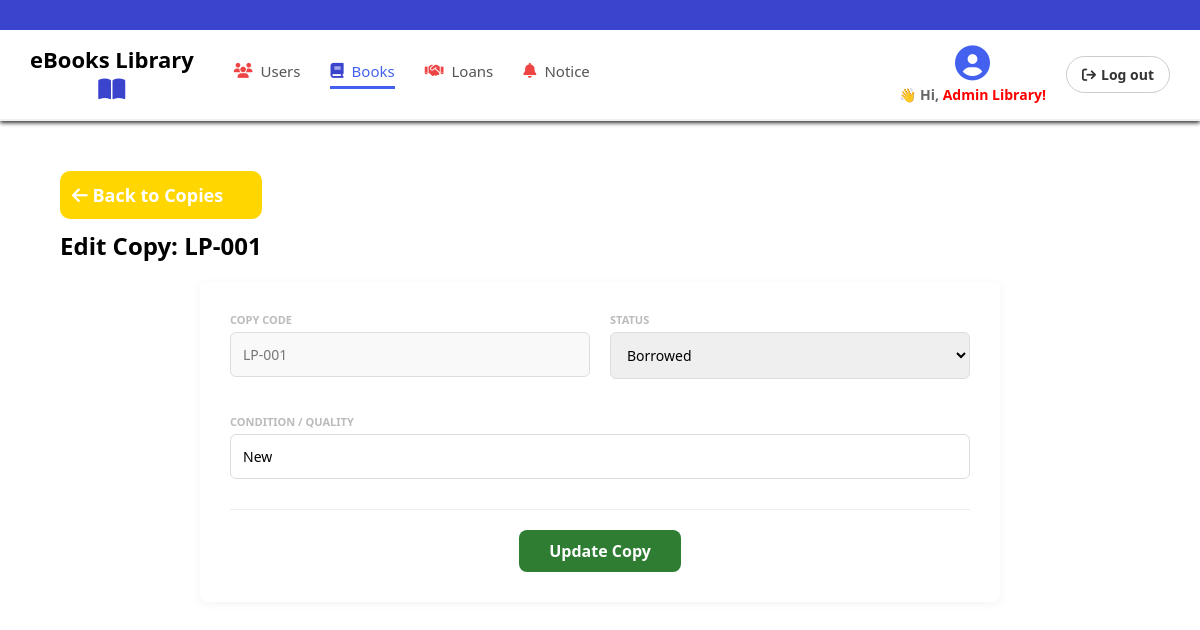
Page /admin/edit_copy/102 (signed in) on the committed database.
### tables this page shows
CREATE TABLE BookCopies (
    copy_id INT AUTO_INCREMENT PRIMARY KEY,
    book_id INT NOT NULL,
     
    copy_code VARCHAR(50) UNIQUE NOT NULL,

 
 
 
 

    status ENUM('Available', 'Borrowed', 'Lost', 'Maintenance', 'Reserved') DEFAULT 'Available',
    
    condition_note TEXT,
    created_at DATETIME DEFAULT CURRENT_TIMESTAMP,
    
    FOREIGN KEY (book_id) REFERENCES Books(book_id) ON DELETE CASCADE
);

### app/controllers/AdminController.php (called while the page is built, shortened)
<?php
class AdminController extends Controller
{
    private $bookModel;
    private $copyModel;
    public function __construct()
    {
        $this->bookModel = $this->model('Book');
        $this->copyModel = $this->model('BookCopy');
    }
    public function edit_copy($copy_id) {
        $copy = $this->copyModel->getCopyById($copy_id);
        $book = $this->bookModel->getBookById($copy['book_id']);
        $data = [
            'copy' => $copy,
            'book' => $book
        ];
        $this->view('admin/books/edit_copy', $data);
    }
}

### app/core/App.php (called while the page is built, shortened)
<?php
class App
{
    protected $method = 'index';
    protected function getUrl()
    {
        if (isset($_GET['url'])) {
            $url = rtrim($_GET['url'], '/');
            $url = filter_var($url, FILTER_SANITIZE_URL);
            $url = explode('/', $url);
            return $url;
        }
        return [];
    }
    public function __construct()
    {
        $url = $this->getUrl();
        if (isset($url[0]) && file_exists(APP_ROOT . '/app/controllers/' . ucfirst($url[0]) . 'Controller.php')) {
            unset($url[0]);
        } elseif (isset($url[0]) && !empty($url[0])) {
            die("Error 404: Controller '" . ucfirst($url[0]) . "Controller' not found. Check your filename and URL.");
        }
        $this->controller = new $this->controller;
        if (isset($url[1]) && method_exists($this->controller, $url[1])) {
            $this->method = $url[1];
            unset($url[1]);
        }
        $this->params = $url ? array_values($url) : [];
        call_user_func_array([$this->controller, $this->method], $this->params);
    }
}

### public/index.php (called while the page is built, shortened)
<?php
require_once '../app/core/Database.php';
require_once '../app/core/Controller.php';
require_once '../app/core/App.php';
$app = new App();

### app/models/BookCopy.php (called while the page is built, shortened)
<?php
class BookCopy {
    private $db;
    public function __construct()
    {
        $this->db = Database::getInstance();
    }
    public function getCopyById($id)
    {
        $sql = "SELECT * FROM BookCopies WHERE copy_id = :id";
        $stmt = $this->db->getConnection()->prepare($sql);
        $stmt->bindValue(':id', $id);
        $stmt->execute();
        return $stmt->fetch();
    }
}

### app/core/Database.php (called while the page is built, shortened)
<?php
class Database
{
    private static $instance = null;
    private $connection;
    private function __construct()
    {
        try {
            $this->connection = new PDO(
                "mysql:host=" . DB_HOST . ";dbname=" . DB_NAME . ";charset=utf8mb4",
                DB_USER,
                DB_PASS
            );
            $this->connection->setAttribute(PDO::ATTR_ERRMODE, PDO::ERRMODE_EXCEPTION);
            $this->connection->setAttribute(PDO::ATTR_DEFAULT_FETCH_MODE, PDO::FETCH_ASSOC);
        } catch (PDOException $e) {
            throw new Exception("Database Connection Failed: " . $e->getMessage());
        }
    }
    public static function getInstance()
    {
        if (self::$instance === null) {
            self::$instance = new self();
        }
        return self::$instance;
    }
    public function getConnection()
    {
        return $this->connection;
    }
}

### app/views/admin/books/edit_copy.php (the view, shortened to what this page needs)
<?php require APP_ROOT . '/app/views/admin/inc/header.php'; ?>
<main class="container">
    <div class="page-header">
        <div class="header-left">
            <a href="<?php echo URL_ROOT; ?>/admin/copies/<?php echo $data['copy']['book_id']; ?>" class="btn-back">
                <i class="fa-solid fa-arrow-left"></i> Back to Copies
            </a>
            <h1>Edit Copy: <?php echo htmlspecialchars($data['copy']['copy_code']); ?></h1>
        </div>
    </div>
    <div class="form-wrapper">
        <form action="<?php echo URL_ROOT; ?>/admin/update_copy/<?php echo $data['copy']['copy_id']; ?>" method="POST">
            <div class="form-row">
                <div class="form-group">
                    <label>Copy Code</label>
                    <input type="text" value="<?php echo htmlspecialchars($data['copy']['copy_code']); ?>" readonly style="background: #f9f9f9; color: #777;">
                </div>
                <div class="form-group">
                    <label>Status</label>
                    <select name="status">
                        <?php
                            $options = ['Available', 'Borrowed', 'Lost', 'Damaged'];
                            foreach($options as $opt):
                        ?>
                            <option value="<?php echo $opt; ?>" <?php echo ($data['copy']['status'] == $opt) ? 'selected' : ''; ?>>
                                <?php echo $opt; ?>
                            </option>
                        <?php endforeach; ?>
                    </select>
                </div>
            </div>
            <div class="form-group">
                <label>Condition / Quality</label>
                <input type="text" name="quality" value="<?php echo htmlspecialchars($data['copy']['quality'] ?? $data['copy']['condition_note'] ?? ''); ?>">
            </div>
            <div class="form-actions">
                <button type="submit" class="btn-save">Update Copy</button>
            </div>
        </form>
    </div>
</main>

### public/css/admin.css (style rules this page uses)
* { margin: 0; padding: 0; box-sizing: border-box; }
body { font-family: 'Inter', sans-serif; background-color: #ffffff; color: #333; display: flex; flex-direction: column; min-height: 100vh; }
.page-header { display: flex; justify-content: space-between; align-items: center; margin: 20px 20px; }
.page-header h1 { font-size: 24px; font-weight: 600; color: #000; }
.container { padding: 30px 40px; flex: 1; }
.form-group { margin-bottom: 15px; }
.form-group label { display: block; margin-bottom: 5px; font-weight: 500; color: #555; }
.form-group input, .form-group select, .form-group textarea { width: 100%; padding: 10px; border: 1px solid #ddd; border-radius: 5px; font-size: 14px; }
.form-group input:read-only { background-color: #f9f9f9; color: #777; cursor: not-allowed; }
.btn-save { background: #435ebe; color: white; padding: 10px 20px; border: none; border-radius: 5px; cursor: pointer; }
.btn-back { display: inline-block; margin-bottom: 10px; color: #666; text-decoration: none; font-weight: 500; }
.form-wrapper { background: white; padding: 30px; border-radius: 8px; box-shadow: 0 2px 10px rgba(0,0,0,0.05); max-width: 800px; margin: 0 auto; }
.form-row { display: flex; gap: 20px; margin-bottom: 15px; }
.form-group { flex: 1; display: flex; flex-direction: column; margin-bottom: 15px; }
.form-group label { margin-bottom: 8px; font-weight: 600; color: #333; }
.form-group input, .form-group select, .form-group textarea { padding: 12px; border: 1px solid #ddd; border-radius: 6px; font-size: 14px; outline: none; transition: border 0.3s; }
.form-actions { text-align: right; margin-top: 20px; border-top: 1px solid #eee; padding-top: 20px; }
.btn-save { background-color: #435ebe; color: white; padding: 12px 30px; border: none; border-radius: 6px; cursor: pointer; font-size: 16px; font-weight: 500; }
.form-group { flex: 1; }
.form-group label { font-size: 11px; color: #bbb; font-weight: bold; margin-bottom: 5px; display: block; text-transform: uppercase; }
.btn-save { background: #2e7d32; color: white; padding: 10px 30px; border-radius: 8px; border: none; cursor: pointer; font-weight: bold; }
.btn-back { background: #ffd600; color: white; width: 100%; padding: 12px; border-radius: 10px; border: none; font-weight: bold; font-size: 18px; cursor: pointer; }
:root { --primary-blue: #4361ee; --light-bg: #f5f7fa; --card-bg: #dae4f5; --text-color: #333; --border-color: #ddd; }
* { box-sizing: border-box; margin: 0; padding: 0; font-family: 'Segoe UI', Tahoma, Geneva, Verdana, sans-serif; }
body { background-color: white; }
.form-group { margin-bottom: 20px; }
.form-actions { display: flex; justify-content: center; align-items: center; gap: 20px; margin-top: 30px; }

### rows in the picture
bookcopies: copy_code "LP-001", status "Borrowed", quality "New"
